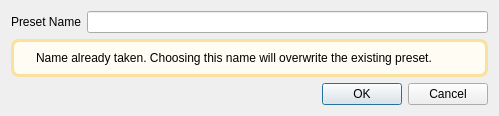
<?xml version="1.0" encoding="UTF-8"?>
<!-- SPDX-FileCopyrightText: Copyright (c) Kitware Inc. -->
<!-- SPDX-License-Identifier: BSD-3-Clause -->
<ui version="4.0">
 <class>pqNewPresetDialog</class>
 <widget class="QWidget" name="pqNewPresetDialog">
  <property name="geometry">
   <rect>
    <x>0</x>
    <y>0</y>
    <width>499</width>
    <height>100</height>
   </rect>
  </property>
  <property name="minimumSize">
   <size>
    <width>390</width>
    <height>0</height>
   </size>
  </property>
  <property name="windowTitle">
   <string>Form</string>
  </property>
  <layout class="QVBoxLayout" name="verticalLayout">
   <item>
    <layout class="QFormLayout" name="formLayout">
     <item row="0" column="0">
      <widget class="QLabel" name="PresetNameLabel">
       <property name="text">
        <string>Preset Name</string>
       </property>
      </widget>
     </item>
     <item row="0" column="1">
      <widget class="QLineEdit" name="PresetName"/>
     </item>
    </layout>
   </item>
   <item>
    <widget class="QWidget" name="PresetWarning" native="true">
     <property name="enabled">
      <bool>true</bool>
     </property>
     <property name="styleSheet">
      <string notr="true">
            QWidget#PresetWarning {
                  background-color: rgb(255, 252, 244);
                  border: 3px solid rgb(250, 225, 157);
                  border-radius: 8px;
                  padding: 6px;
            }
      </string>
     </property>
     <layout class="QHBoxLayout" name="horizontalLayout">
      <property name="leftMargin">
       <number>12</number>
      </property>
      <property name="topMargin">
       <number>12</number>
      </property>
      <property name="rightMargin">
       <number>12</number>
      </property>
      <property name="bottomMargin">
       <number>12</number>
      </property>
      <item>
       <widget class="QLabel" name="WarningIcon">
        <property name="text">
         <string/>
        </property>
        <property name="pixmap">
         <pixmap resource="../pqComponents.qrc">:/pqWidgets/Icons/warning.png</pixmap>
        </property>
        <property name="wordWrap">
         <bool>false</bool>
        </property>
       </widget>
      </item>
      <item>
       <widget class="QLabel" name="WarningText">
        <property name="sizePolicy">
         <sizepolicy hsizetype="Preferred" vsizetype="Preferred">
          <horstretch>1</horstretch>
          <verstretch>0</verstretch>
         </sizepolicy>
        </property>
        <property name="text">
         <string>Name already taken. Choosing this name will overwrite the existing preset.</string>
        </property>
        <property name="wordWrap">
         <bool>true</bool>
        </property>
       </widget>
      </item>
     </layout>
    </widget>
   </item>
   <item>
    <spacer name="VerticalSpacer">
     <property name="orientation">
      <enum>Qt::Orientation::Vertical</enum>
     </property>
     <property name="sizeHint" stdset="0">
      <size>
       <width>20</width>
       <height>40</height>
      </size>
     </property>
    </spacer>
   </item>
   <item>
    <widget class="QDialogButtonBox" name="ButtonBox">
     <property name="standardButtons">
      <set>QDialogButtonBox::StandardButton::Cancel|QDialogButtonBox::StandardButton::Ok</set>
     </property>
    </widget>
   </item>
  </layout>
 </widget>
 <resources>
  <include location="../../../Widgets/Resources/QtWidgets.qrc"/>
  <include location="../pqComponents.qrc"/>
 </resources>
 <connections/>
</ui>
